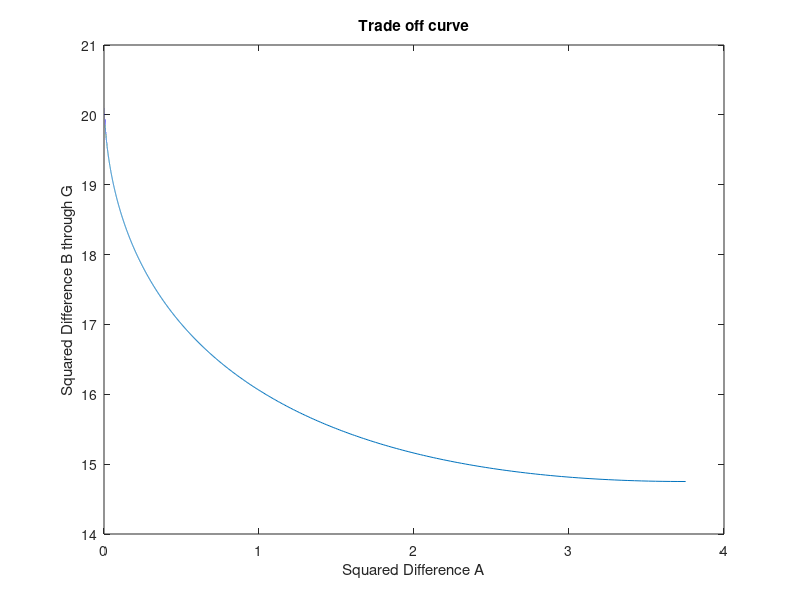

This figure's MATLAB source:
%% Given Code
clear;
A = [
5 2 1 0
1 1 2 3
0 1 2 4
0 3 3 1
3 2 1 1
2 0 3 1
1 3 0 2];

y = [20; 5; 3; 4; 10; 5; 5];

%% Part A
%Using Lagrangian multipliers and Least Squares a
a = A(1,:)';
Ahat = [2*A'*A a; a' 0];
yhat = [2*A'*y; 20];

xlambda = Ahat\yhat;
%x is the vector of money that minimizes the cost function
x = xlambda(1:4,1)
%Calculates the squared deviation when using the estimated x
res = norm(A*x - y)^2;
['The residual value using this A is ' num2str(res)]
%The power generated 
A*x




%% Part B
i = 1;
B = A(:,1:3);

%Varying mu to trace the trade off curve
i=1;
for mu = 0:0.01:1000
    mu;
    Bhat = [B; sqrt(mu)*B(1,:)];
    yhat = [y;sqrt(mu)*20];
    m  = (Bhat'*Bhat)\Bhat'*yhat;
    
    stdBGtemp(i) = norm( B*m - y)^2;
    stdAtemp(i) = norm(B(1,:)*m - 20)^2;
    i = i+1;
end
figure;
plot(stdAtemp, stdBGtemp);
xlabel('Squared Difference A');
ylabel('Squared Difference B through G');
title('Trade off curve');
